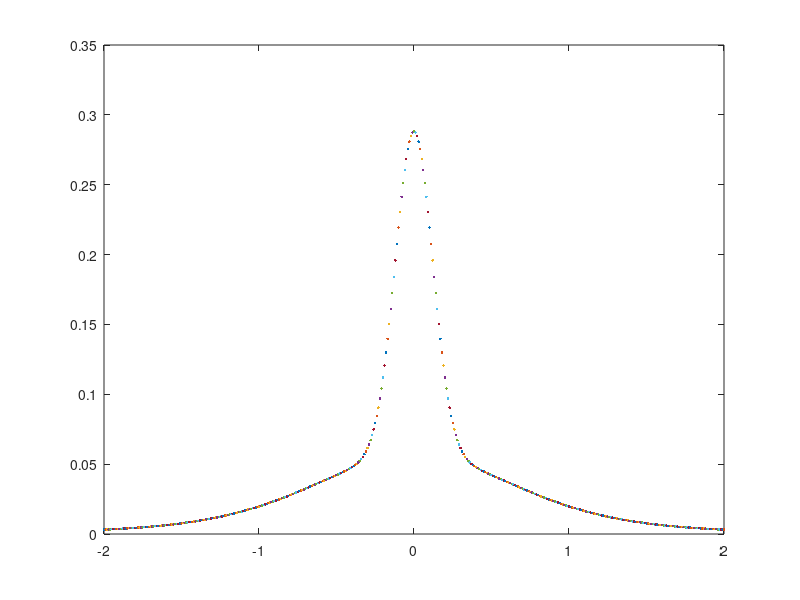

Source code (MATLAB):

function PHENIX5
    
    
    for phi = -2:0.01:2

    q = 0.8;
    mpi = 0.13957;
    TMP = 0.5;
    etajet = 0 ;
    Aridge = 0.058/0.36 ;
    fRNK = 3;
    fJ = 0.82;
    ma = 1.1;
    md = 1;
    a = 0.5;
    sigmapizero = 0.5;
    snn = 200;

    mN = 0.93957;
    
    yb = acosh(snn/(2*mN));
    
    [pt,deta] = meshgrid(4:0.01:5,-1:0.01:1);
    
    eta = deta + etajet;

    pf1 = pt .* cos(phi);
    pf2 = pt .* sin(phi);
    pf3 = pt .* sinh(eta);
    
    pi1 = pf1 - q/cosh(etajet);
    pi2 = pf2;
    pi3 = pf3 - q*sinh(etajet)/cosh(etajet);
    
    Ef = sqrt(pf1.^2 + pf2.^2 + pf3.^2 + mpi^2);
    Ei = sqrt(pi1.^2 + pi2.^2 + pi3.^2 + mpi^2);
    
    yf = log((Ef + pf3)./(Ef - pf3))./2;
    yi = log((Ei + pi3)./(Ei - pi3))./2;
    
    mtf = sqrt(mpi^2 + pf1.^2 + pf2.^2);
    mti = sqrt(mpi^2 + pi1.^2 + pi2.^2);
  
    pft = sqrt(pf1.^2 + pf2.^2);
    pit = sqrt(pi1.^2 + pi2.^2);
    
    x = sqrt(mpi^2 + pit.^2) .* exp(abs(yi) - yb) ./mpi ;
    
    etaf = log((sqrt(pf1.^2 + pf2.^2 + pf3.^2) + pf3)./((sqrt(pf1.^2 + pf2.^2 + pf3.^2) - pf3)));
    etai = log((sqrt(pi1.^2 + pi2.^2 + pi3.^2) + pi3)./((sqrt(pi1.^2 + pi2.^2 + pi3.^2) - pi3)));

    NJF = 0.15 + 0.1 * pt;
    TJF = 0.19 + 0.06 * pt;
    
    sigmapi = sigmapizero * ma ./(sqrt(ma^2 + pt.^2));
    
    
    Nridge =  fRNK * 2/3 * Aridge * (1 - x).^a .* exp(-sqrt(mpi^2 + pit.^2)/TMP)./(sqrt(md^2 + pit.^2)) .*  Ef./Ei .* sqrt(1 - mpi^2./(mtf.^2 .* (cosh(yf)).^2));
    
    Njet = fJ * NJF .* exp((mpi - sqrt((mpi^2 + pt.^2))) ./ TJF) ./(TJF .* (mpi + TJF)) .* exp(-(phi^2 + deta.^2) ./ (2 * sigmapi.^2)) ./ (2 * pi * sigmapi.^2);
    
    Njeti = Njet .* pt;
    
    iNjet = sum(Njeti(:) * 0.01) ;

    Nridgei = Nridge .* pt;
    
    iNridge = sum(Nridgei(:) * 0.01) ;

    N = iNridge + iNjet * 23/21 ;
    
    plot(phi, N)
    
    hold all
    
    end

    

    
    
end